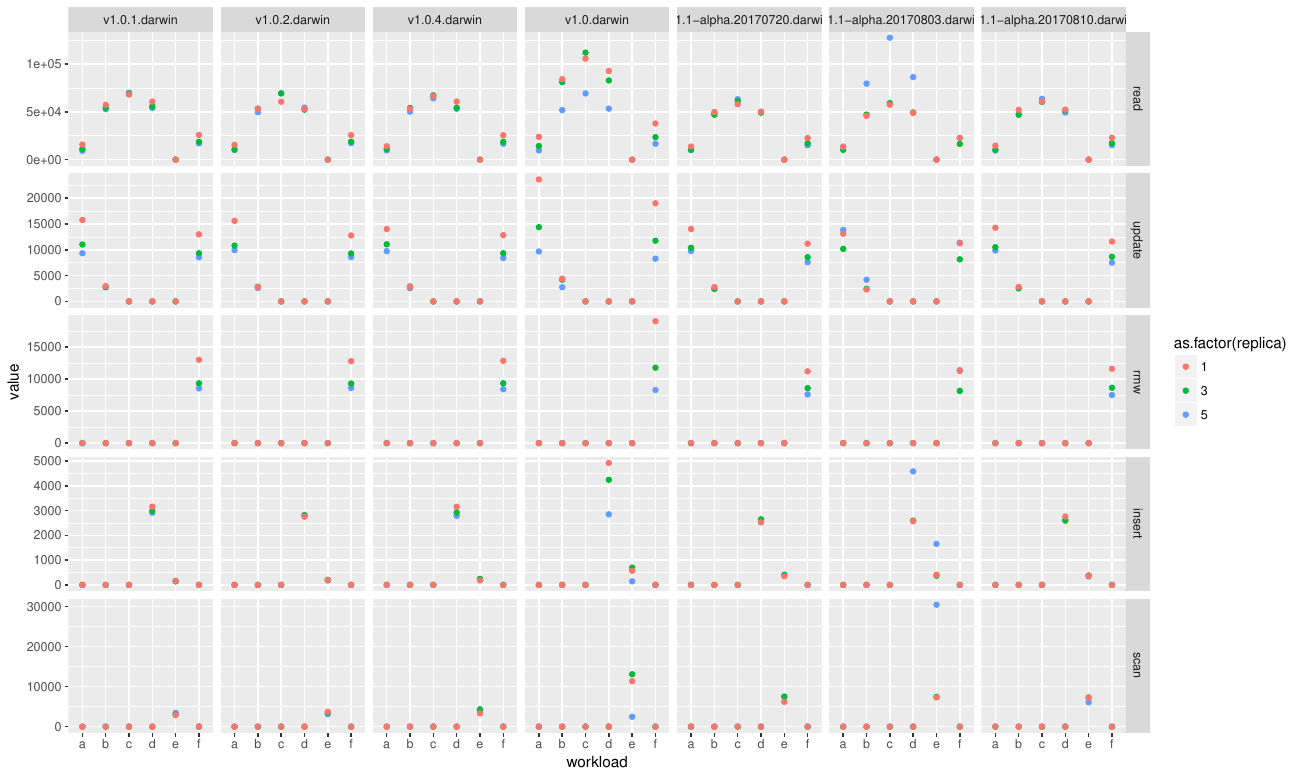

Write R code to recreate this figure.

require(ggplot2)
require(data.table)

DT = read.csv("results.csv")

x = melt(DT, id=c("db","workload","replica","time","scenario"))

ggplot(subset(x,scenario=="run"))+
  geom_point(aes(x=workload,y=value,color=as.factor(replica)))+
  facet_grid (variable ~ db,scales="free_y")

ggsave("crdb-ycsb.pdf")

